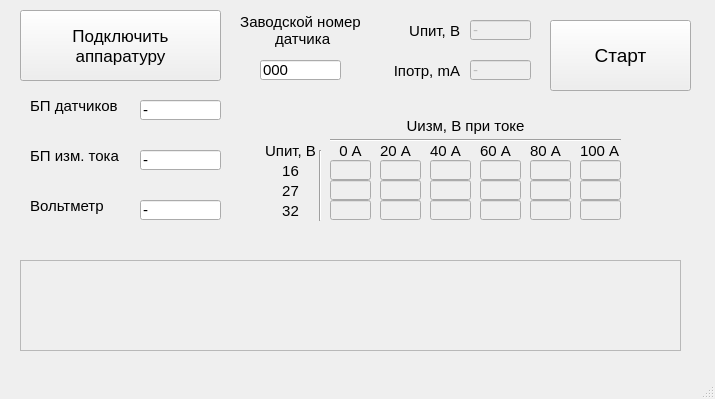
<?xml version="1.0" encoding="UTF-8"?>
<ui version="4.0">
 <class>MainWindow</class>
 <widget class="QMainWindow" name="MainWindow">
  <property name="geometry">
   <rect>
    <x>0</x>
    <y>0</y>
    <width>715</width>
    <height>399</height>
   </rect>
  </property>
  <property name="windowTitle">
   <string>Тестирование ДТ-100</string>
  </property>
  <widget class="QWidget" name="centralwidget">
   <widget class="QPushButton" name="Connect_Button">
    <property name="geometry">
     <rect>
      <x>20</x>
      <y>10</y>
      <width>201</width>
      <height>71</height>
     </rect>
    </property>
    <property name="font">
     <font>
      <pointsize>13</pointsize>
     </font>
    </property>
    <property name="text">
     <string>Подключить
аппаратуру</string>
    </property>
   </widget>
   <widget class="QLabel" name="label_2">
    <property name="geometry">
     <rect>
      <x>30</x>
      <y>190</y>
      <width>101</width>
      <height>31</height>
     </rect>
    </property>
    <property name="font">
     <font>
      <pointsize>11</pointsize>
     </font>
    </property>
    <property name="text">
     <string>Вольтметр</string>
    </property>
   </widget>
   <widget class="QLabel" name="label_3">
    <property name="geometry">
     <rect>
      <x>30</x>
      <y>90</y>
      <width>101</width>
      <height>31</height>
     </rect>
    </property>
    <property name="font">
     <font>
      <pointsize>11</pointsize>
     </font>
    </property>
    <property name="text">
     <string>БП датчиков</string>
    </property>
   </widget>
   <widget class="QLabel" name="label_4">
    <property name="geometry">
     <rect>
      <x>30</x>
      <y>140</y>
      <width>101</width>
      <height>31</height>
     </rect>
    </property>
    <property name="font">
     <font>
      <pointsize>11</pointsize>
     </font>
    </property>
    <property name="text">
     <string>БП изм. тока</string>
    </property>
   </widget>
   <widget class="QLineEdit" name="port_supply_sensor">
    <property name="geometry">
     <rect>
      <x>140</x>
      <y>100</y>
      <width>81</width>
      <height>20</height>
     </rect>
    </property>
    <property name="font">
     <font>
      <pointsize>11</pointsize>
     </font>
    </property>
    <property name="text">
     <string>-</string>
    </property>
   </widget>
   <widget class="QLineEdit" name="port_measure_supply">
    <property name="geometry">
     <rect>
      <x>140</x>
      <y>150</y>
      <width>81</width>
      <height>20</height>
     </rect>
    </property>
    <property name="font">
     <font>
      <pointsize>11</pointsize>
     </font>
    </property>
    <property name="text">
     <string>-</string>
    </property>
   </widget>
   <widget class="QLineEdit" name="port_voltmeter">
    <property name="geometry">
     <rect>
      <x>140</x>
      <y>200</y>
      <width>81</width>
      <height>20</height>
     </rect>
    </property>
    <property name="font">
     <font>
      <pointsize>11</pointsize>
     </font>
    </property>
    <property name="text">
     <string>-</string>
    </property>
   </widget>
   <widget class="QTextBrowser" name="console">
    <property name="enabled">
     <bool>false</bool>
    </property>
    <property name="geometry">
     <rect>
      <x>20</x>
      <y>260</y>
      <width>661</width>
      <height>91</height>
     </rect>
    </property>
    <property name="overwriteMode">
     <bool>true</bool>
    </property>
   </widget>
   <widget class="QLineEdit" name="u_supply_sens">
    <property name="enabled">
     <bool>false</bool>
    </property>
    <property name="geometry">
     <rect>
      <x>470</x>
      <y>20</y>
      <width>61</width>
      <height>20</height>
     </rect>
    </property>
    <property name="font">
     <font>
      <pointsize>11</pointsize>
     </font>
    </property>
    <property name="text">
     <string>-</string>
    </property>
   </widget>
   <widget class="QLineEdit" name="current_sens">
    <property name="enabled">
     <bool>false</bool>
    </property>
    <property name="geometry">
     <rect>
      <x>470</x>
      <y>60</y>
      <width>61</width>
      <height>20</height>
     </rect>
    </property>
    <property name="font">
     <font>
      <pointsize>11</pointsize>
     </font>
    </property>
    <property name="text">
     <string>-</string>
    </property>
   </widget>
   <widget class="QLabel" name="label_397">
    <property name="geometry">
     <rect>
      <x>380</x>
      <y>20</y>
      <width>80</width>
      <height>21</height>
     </rect>
    </property>
    <property name="font">
     <font>
      <pointsize>11</pointsize>
     </font>
    </property>
    <property name="text">
     <string>Uпит, В</string>
    </property>
    <property name="alignment">
     <set>Qt::AlignRight|Qt::AlignTrailing|Qt::AlignVCenter</set>
    </property>
   </widget>
   <widget class="QLabel" name="label_401">
    <property name="geometry">
     <rect>
      <x>380</x>
      <y>60</y>
      <width>80</width>
      <height>21</height>
     </rect>
    </property>
    <property name="font">
     <font>
      <pointsize>11</pointsize>
     </font>
    </property>
    <property name="text">
     <string>Iпотр, mA</string>
    </property>
    <property name="alignment">
     <set>Qt::AlignRight|Qt::AlignTrailing|Qt::AlignVCenter</set>
    </property>
   </widget>
   <widget class="QPushButton" name="Start_Button">
    <property name="enabled">
     <bool>true</bool>
    </property>
    <property name="geometry">
     <rect>
      <x>550</x>
      <y>20</y>
      <width>141</width>
      <height>71</height>
     </rect>
    </property>
    <property name="font">
     <font>
      <pointsize>14</pointsize>
     </font>
    </property>
    <property name="acceptDrops">
     <bool>false</bool>
    </property>
    <property name="text">
     <string>Старт</string>
    </property>
    <property name="checkable">
     <bool>false</bool>
    </property>
    <property name="autoDefault">
     <bool>false</bool>
    </property>
    <property name="default">
     <bool>false</bool>
    </property>
    <property name="flat">
     <bool>false</bool>
    </property>
   </widget>
   <widget class="QLabel" name="label_402">
    <property name="geometry">
     <rect>
      <x>240</x>
      <y>10</y>
      <width>121</width>
      <height>41</height>
     </rect>
    </property>
    <property name="font">
     <font>
      <pointsize>11</pointsize>
     </font>
    </property>
    <property name="text">
     <string>Заводской номер
 датчика</string>
    </property>
    <property name="alignment">
     <set>Qt::AlignCenter</set>
    </property>
   </widget>
   <widget class="QLineEdit" name="num_of_sensor">
    <property name="geometry">
     <rect>
      <x>260</x>
      <y>60</y>
      <width>81</width>
      <height>20</height>
     </rect>
    </property>
    <property name="font">
     <font>
      <pointsize>11</pointsize>
     </font>
    </property>
    <property name="text">
     <string>000</string>
    </property>
   </widget>
   <widget class="QLabel" name="label_9">
    <property name="geometry">
     <rect>
      <x>265</x>
      <y>180</y>
      <width>51</width>
      <height>21</height>
     </rect>
    </property>
    <property name="font">
     <font>
      <pointsize>11</pointsize>
     </font>
    </property>
    <property name="text">
     <string>27</string>
    </property>
    <property name="alignment">
     <set>Qt::AlignCenter</set>
    </property>
   </widget>
   <widget class="QLabel" name="label_8">
    <property name="geometry">
     <rect>
      <x>265</x>
      <y>160</y>
      <width>51</width>
      <height>21</height>
     </rect>
    </property>
    <property name="font">
     <font>
      <pointsize>11</pointsize>
     </font>
    </property>
    <property name="text">
     <string>16</string>
    </property>
    <property name="alignment">
     <set>Qt::AlignCenter</set>
    </property>
   </widget>
   <widget class="QLineEdit" name="U_16_I_20_N_0">
    <property name="enabled">
     <bool>false</bool>
    </property>
    <property name="geometry">
     <rect>
      <x>380</x>
      <y>160</y>
      <width>41</width>
      <height>20</height>
     </rect>
    </property>
    <property name="alignment">
     <set>Qt::AlignCenter</set>
    </property>
   </widget>
   <widget class="QLineEdit" name="U_16_I_60_N_0">
    <property name="enabled">
     <bool>false</bool>
    </property>
    <property name="geometry">
     <rect>
      <x>480</x>
      <y>160</y>
      <width>41</width>
      <height>20</height>
     </rect>
    </property>
    <property name="alignment">
     <set>Qt::AlignCenter</set>
    </property>
   </widget>
   <widget class="QLineEdit" name="U_16_I_80_N_0">
    <property name="enabled">
     <bool>false</bool>
    </property>
    <property name="geometry">
     <rect>
      <x>530</x>
      <y>160</y>
      <width>41</width>
      <height>20</height>
     </rect>
    </property>
    <property name="alignment">
     <set>Qt::AlignCenter</set>
    </property>
   </widget>
   <widget class="QLabel" name="label_7">
    <property name="geometry">
     <rect>
      <x>265</x>
      <y>140</y>
      <width>51</width>
      <height>21</height>
     </rect>
    </property>
    <property name="font">
     <font>
      <pointsize>11</pointsize>
     </font>
    </property>
    <property name="text">
     <string>Uпит, В</string>
    </property>
    <property name="alignment">
     <set>Qt::AlignCenter</set>
    </property>
   </widget>
   <widget class="Line" name="line_3">
    <property name="geometry">
     <rect>
      <x>330</x>
      <y>130</y>
      <width>291</width>
      <height>20</height>
     </rect>
    </property>
    <property name="orientation">
     <enum>Qt::Horizontal</enum>
    </property>
   </widget>
   <widget class="QLineEdit" name="U_27_I_20_N_0">
    <property name="enabled">
     <bool>false</bool>
    </property>
    <property name="geometry">
     <rect>
      <x>380</x>
      <y>180</y>
      <width>41</width>
      <height>20</height>
     </rect>
    </property>
    <property name="font">
     <font>
      <weight>75</weight>
      <bold>true</bold>
     </font>
    </property>
    <property name="alignment">
     <set>Qt::AlignCenter</set>
    </property>
   </widget>
   <widget class="QLineEdit" name="U_16_I_0_N_0">
    <property name="enabled">
     <bool>false</bool>
    </property>
    <property name="geometry">
     <rect>
      <x>330</x>
      <y>160</y>
      <width>41</width>
      <height>20</height>
     </rect>
    </property>
    <property name="autoFillBackground">
     <bool>false</bool>
    </property>
    <property name="text">
     <string/>
    </property>
    <property name="alignment">
     <set>Qt::AlignCenter</set>
    </property>
   </widget>
   <widget class="QLabel" name="label_10">
    <property name="geometry">
     <rect>
      <x>265</x>
      <y>200</y>
      <width>51</width>
      <height>21</height>
     </rect>
    </property>
    <property name="font">
     <font>
      <pointsize>11</pointsize>
     </font>
    </property>
    <property name="text">
     <string>32</string>
    </property>
    <property name="alignment">
     <set>Qt::AlignCenter</set>
    </property>
   </widget>
   <widget class="QLineEdit" name="U_27_I_60_N_0">
    <property name="enabled">
     <bool>false</bool>
    </property>
    <property name="geometry">
     <rect>
      <x>480</x>
      <y>180</y>
      <width>41</width>
      <height>20</height>
     </rect>
    </property>
    <property name="alignment">
     <set>Qt::AlignCenter</set>
    </property>
   </widget>
   <widget class="QLabel" name="label_18">
    <property name="geometry">
     <rect>
      <x>380</x>
      <y>140</y>
      <width>41</width>
      <height>21</height>
     </rect>
    </property>
    <property name="font">
     <font>
      <pointsize>11</pointsize>
     </font>
    </property>
    <property name="text">
     <string>20 А</string>
    </property>
   </widget>
   <widget class="QLineEdit" name="U_32_I_0_N_0">
    <property name="enabled">
     <bool>false</bool>
    </property>
    <property name="geometry">
     <rect>
      <x>330</x>
      <y>200</y>
      <width>41</width>
      <height>20</height>
     </rect>
    </property>
    <property name="alignment">
     <set>Qt::AlignCenter</set>
    </property>
   </widget>
   <widget class="QLabel" name="label_15">
    <property name="geometry">
     <rect>
      <x>480</x>
      <y>140</y>
      <width>41</width>
      <height>21</height>
     </rect>
    </property>
    <property name="font">
     <font>
      <pointsize>11</pointsize>
     </font>
    </property>
    <property name="text">
     <string>60 А</string>
    </property>
   </widget>
   <widget class="QLabel" name="label_17">
    <property name="geometry">
     <rect>
      <x>580</x>
      <y>140</y>
      <width>41</width>
      <height>21</height>
     </rect>
    </property>
    <property name="font">
     <font>
      <pointsize>11</pointsize>
     </font>
    </property>
    <property name="text">
     <string>100 А</string>
    </property>
   </widget>
   <widget class="QLineEdit" name="U_32_I_100_N_0">
    <property name="enabled">
     <bool>false</bool>
    </property>
    <property name="geometry">
     <rect>
      <x>580</x>
      <y>200</y>
      <width>41</width>
      <height>20</height>
     </rect>
    </property>
    <property name="alignment">
     <set>Qt::AlignCenter</set>
    </property>
   </widget>
   <widget class="QLabel" name="label_14">
    <property name="geometry">
     <rect>
      <x>430</x>
      <y>140</y>
      <width>41</width>
      <height>21</height>
     </rect>
    </property>
    <property name="font">
     <font>
      <pointsize>11</pointsize>
     </font>
    </property>
    <property name="text">
     <string>40 А</string>
    </property>
   </widget>
   <widget class="QLabel" name="label_11">
    <property name="geometry">
     <rect>
      <x>320</x>
      <y>110</y>
      <width>291</width>
      <height>31</height>
     </rect>
    </property>
    <property name="font">
     <font>
      <pointsize>11</pointsize>
     </font>
    </property>
    <property name="text">
     <string>Uизм, В при токе</string>
    </property>
    <property name="alignment">
     <set>Qt::AlignCenter</set>
    </property>
   </widget>
   <widget class="QLineEdit" name="U_16_I_100_N_0">
    <property name="enabled">
     <bool>false</bool>
    </property>
    <property name="geometry">
     <rect>
      <x>580</x>
      <y>160</y>
      <width>41</width>
      <height>20</height>
     </rect>
    </property>
    <property name="alignment">
     <set>Qt::AlignCenter</set>
    </property>
   </widget>
   <widget class="QLabel" name="label_16">
    <property name="geometry">
     <rect>
      <x>530</x>
      <y>140</y>
      <width>41</width>
      <height>21</height>
     </rect>
    </property>
    <property name="font">
     <font>
      <pointsize>11</pointsize>
     </font>
    </property>
    <property name="text">
     <string>80 А</string>
    </property>
   </widget>
   <widget class="QLineEdit" name="U_27_I_100_N_0">
    <property name="enabled">
     <bool>false</bool>
    </property>
    <property name="geometry">
     <rect>
      <x>580</x>
      <y>180</y>
      <width>41</width>
      <height>20</height>
     </rect>
    </property>
    <property name="alignment">
     <set>Qt::AlignCenter</set>
    </property>
   </widget>
   <widget class="QLineEdit" name="U_32_I_20_N_0">
    <property name="enabled">
     <bool>false</bool>
    </property>
    <property name="geometry">
     <rect>
      <x>380</x>
      <y>200</y>
      <width>41</width>
      <height>20</height>
     </rect>
    </property>
    <property name="alignment">
     <set>Qt::AlignCenter</set>
    </property>
   </widget>
   <widget class="QLineEdit" name="U_27_I_80_N_0">
    <property name="enabled">
     <bool>false</bool>
    </property>
    <property name="geometry">
     <rect>
      <x>530</x>
      <y>180</y>
      <width>41</width>
      <height>20</height>
     </rect>
    </property>
    <property name="alignment">
     <set>Qt::AlignCenter</set>
    </property>
   </widget>
   <widget class="QLabel" name="label_12">
    <property name="geometry">
     <rect>
      <x>330</x>
      <y>140</y>
      <width>41</width>
      <height>21</height>
     </rect>
    </property>
    <property name="sizePolicy">
     <sizepolicy hsizetype="Preferred" vsizetype="Preferred">
      <horstretch>0</horstretch>
      <verstretch>0</verstretch>
     </sizepolicy>
    </property>
    <property name="font">
     <font>
      <pointsize>11</pointsize>
     </font>
    </property>
    <property name="text">
     <string>0 А</string>
    </property>
    <property name="alignment">
     <set>Qt::AlignCenter</set>
    </property>
   </widget>
   <widget class="QLineEdit" name="U_27_I_0_N_0">
    <property name="enabled">
     <bool>false</bool>
    </property>
    <property name="geometry">
     <rect>
      <x>330</x>
      <y>180</y>
      <width>41</width>
      <height>20</height>
     </rect>
    </property>
    <property name="alignment">
     <set>Qt::AlignCenter</set>
    </property>
   </widget>
   <widget class="QLineEdit" name="U_32_I_40_N_0">
    <property name="enabled">
     <bool>false</bool>
    </property>
    <property name="geometry">
     <rect>
      <x>430</x>
      <y>200</y>
      <width>41</width>
      <height>20</height>
     </rect>
    </property>
    <property name="alignment">
     <set>Qt::AlignCenter</set>
    </property>
   </widget>
   <widget class="QLineEdit" name="U_32_I_60_N_0">
    <property name="enabled">
     <bool>false</bool>
    </property>
    <property name="geometry">
     <rect>
      <x>480</x>
      <y>200</y>
      <width>41</width>
      <height>20</height>
     </rect>
    </property>
    <property name="alignment">
     <set>Qt::AlignCenter</set>
    </property>
   </widget>
   <widget class="QLineEdit" name="U_16_I_40_N_0">
    <property name="enabled">
     <bool>false</bool>
    </property>
    <property name="geometry">
     <rect>
      <x>430</x>
      <y>160</y>
      <width>41</width>
      <height>20</height>
     </rect>
    </property>
    <property name="alignment">
     <set>Qt::AlignCenter</set>
    </property>
   </widget>
   <widget class="QLineEdit" name="U_27_I_40_N_0">
    <property name="enabled">
     <bool>false</bool>
    </property>
    <property name="geometry">
     <rect>
      <x>430</x>
      <y>180</y>
      <width>41</width>
      <height>20</height>
     </rect>
    </property>
    <property name="alignment">
     <set>Qt::AlignCenter</set>
    </property>
   </widget>
   <widget class="Line" name="line">
    <property name="geometry">
     <rect>
      <x>310</x>
      <y>150</y>
      <width>20</width>
      <height>71</height>
     </rect>
    </property>
    <property name="orientation">
     <enum>Qt::Vertical</enum>
    </property>
   </widget>
   <widget class="QLineEdit" name="U_32_I_80_N_0">
    <property name="enabled">
     <bool>false</bool>
    </property>
    <property name="geometry">
     <rect>
      <x>530</x>
      <y>200</y>
      <width>41</width>
      <height>20</height>
     </rect>
    </property>
    <property name="alignment">
     <set>Qt::AlignCenter</set>
    </property>
   </widget>
  </widget>
  <widget class="QMenuBar" name="menubar">
   <property name="geometry">
    <rect>
     <x>0</x>
     <y>0</y>
     <width>715</width>
     <height>21</height>
    </rect>
   </property>
  </widget>
  <widget class="QStatusBar" name="statusbar"/>
 </widget>
 <resources/>
 <connections/>
</ui>
